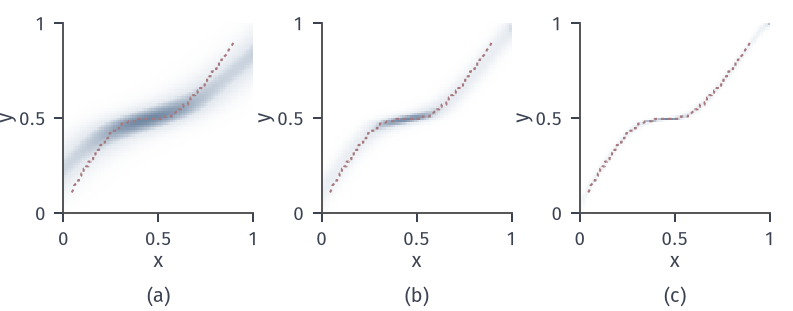

Reproduce this figure in Python.
from pathlib import Path
import sys
HERE = Path(__file__).resolve().parent
sys.path.insert(0, str(HERE.parent/'ot-common'))
from common import *
from matplotlib.colors import LinearSegmentedColormap
# Grid of n=80 points on [0,1]. Source: 0.5 N(0.25,0.07^2)+0.5 N(0.65,0.08^2) discretized; target N(0.5,0.12^2).
# Cost (x-y)^2. Entropic plans for eps = 2e-2, 5e-3, 5e-4 (log-domain Sinkhorn, 3000 rounds);
# displayed row-normalized, i.e. the conditional law of y given x under pi_eps.
# Red line: monotone (quantile) map of the discretized marginals = unregularized optimum on the line.
n = 80
z = (np.arange(n)+.5)/n
def nd(x, m, s): return np.exp(-(x-m)**2/(2*s*s))
a = .5*nd(z, .25, .07)+.5*nd(z, .65, .08); a /= a.sum()
b = nd(z, .5, .12); b /= b.sum()
C = (z[:, None]-z[None, :])**2
u = np.linspace(.0005, .9995, 2000)
qa = quantile(z, a, u); qb = quantile(z, b, u)
cmap = LinearSegmentedColormap.from_list('wb', ['#FFFFFF', BLUE_FILL, BLUE])
fig, axs = figure(width_mm=112, height_mm=44, ncols=3)
panel(fig, left=.08, right=.97, top=.97, bottom=.27, wspace=.36)
facts = {}
for ax, eps in zip(axs, (2e-2, 5e-3, 5e-4)):
    f, g, _ = sinkhorn_log(a, b, C, eps, 3000)
    P = plan(a, b, C, eps, f, g)
    R = P/P.sum(1, keepdims=True)
    ax.imshow(R.T, origin='lower', extent=(0, 1, 0, 1), cmap=cmap, vmin=0, vmax=R.max(), interpolation='nearest')
    ax.plot(qa, qb, color=RED, lw=.85, ls=DOT)
    ax.set_xticks([0, .5, 1], ['0', '0.5', '1']); ax.set_yticks([0, .5, 1], ['0', '0.5', '1'])
    ax.set_xlabel('$x$', labelpad=1); ax.set_ylabel('$y$', labelpad=1)
    facts[str(eps)] = {'cost': float((C*P).sum()), 'row_res': float(np.abs(P.sum(1)-a).sum())}
facts['unregularized_cost'] = float(np.mean((qa-qb)**2))
tags(fig, axs)
save(fig, HERE, 'figure', facts)
